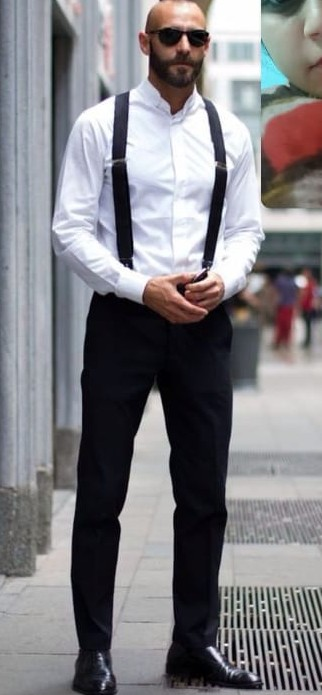
#> input picture backend/temp/WhatsApp Image 2026-03-08 at 1.56.54 AM.jpeg, 322 x 695 px
$ python -i blouse_grid_processor.py   (imports and definitions only)
#> lines starting #> are read from the running program, lines starting #| are printed output that depends on the picture; after the words box and inside, x2 and y2 are one past the last pixel; in counts of white or black regions, pixels touching at a corner belong together
#> further down, picture is the input picture: shape (695, 322, 3); mean B, G, R 131.2, 127, 128.5
from __future__ import annotations

import base64
from pathlib import Path
from typing import Any, Dict, List, Optional, Tuple

import cv2
import numpy as np


BLACK_BACKGROUND_THRESHOLD = 14
MIN_COMPONENT_AREA = 700
EXPECTED_BLOUSE_COUNT = 5

DEFAULT_PLACEHOLDER_SIZES: Dict[str, Tuple[int, int]] = {
    "boatNeckPlaceholder": (220, 220),
    "backlessPlaceholder": (220, 220),
    "princessCut1Placeholder": (220, 220),
    "princessCut2Placeholder": (220, 220),
    "highNeckPlaceholder": (220, 220),
}

_SLOT_LAYOUT: List[Tuple[str, str, str]] = [
    ("top_left", "Boat Neck Blouse", "boatNeckPlaceholder"),
    ("top_center", "Backless Blouse", "backlessPlaceholder"),
    ("top_right", "Princess Cut Blouse", "princessCut1Placeholder"),
    ("bottom_left", "Princess Cut Blouse", "princessCut2Placeholder"),
    ("bottom_right", "High Neck Blouse", "highNeckPlaceholder"),
]


def _coerce_to_bgr(image: np.ndarray) -> np.ndarray:
    if image is None or image.size == 0:
        raise ValueError("Input image is empty")

    if image.dtype != np.uint8:
        image = np.clip(image, 0, 255).astype(np.uint8)

    if image.ndim == 2:
        return cv2.cvtColor(image, cv2.COLOR_GRAY2BGR)

    if image.ndim != 3:
        raise ValueError("Input image must be a 2D or 3D numpy array")

    channels = image.shape[2]
#> channels = 3
    if channels == 3:
        return image.copy()
    if channels == 4:
        return cv2.cvtColor(image, cv2.COLOR_BGRA2BGR)

    raise ValueError("Input image must have 1, 3, or 4 channels")


def _foreground_mask(image_bgr: np.ndarray) -> np.ndarray:
    intensity = np.max(image_bgr, axis=2)
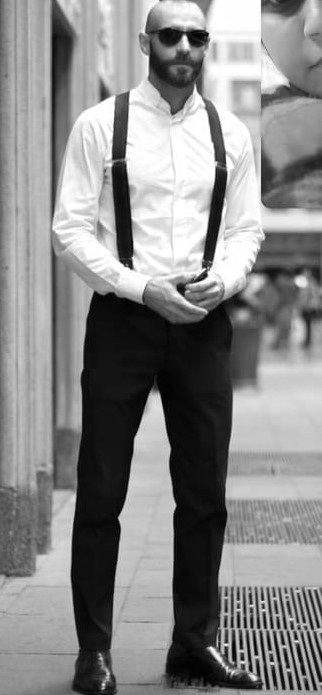
#> intensity: shape (695, 322); min 0, max 255, mean 136.1
    mask = (intensity > BLACK_BACKGROUND_THRESHOLD).astype(np.uint8) * 255
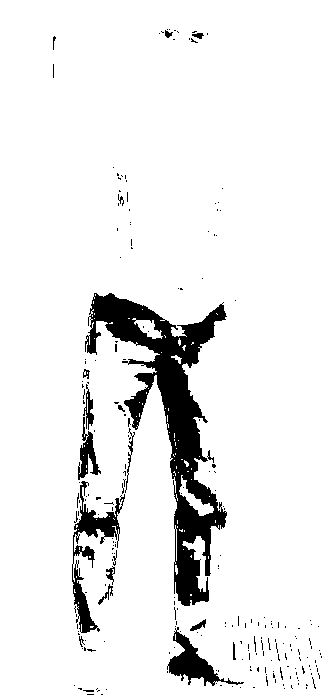
#> mask: shape (695, 322); 92% white; 232 black regions (213 under 20 px), largest, box (x1, y1, x2, y2) and area: (85, 293, 227, 606) 12289, (72, 481, 125, 633) 1962, (167, 627, 244, 686) 1316
    kernel = np.ones((3, 3), dtype=np.uint8)
    mask = cv2.morphologyEx(mask, cv2.MORPH_OPEN, kernel, iterations=1)
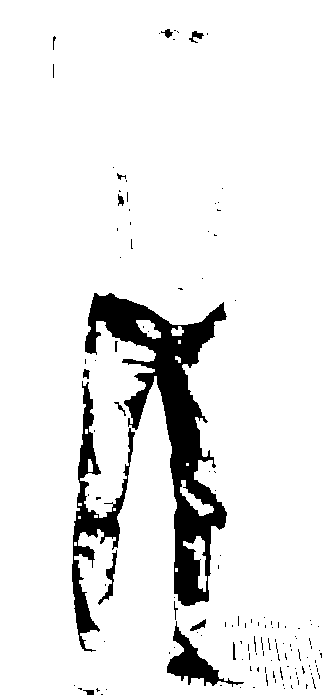
#> mask: shape (695, 322); 91.3% white; 134 black regions (118 under 20 px), largest, box (x1, y1, x2, y2) and area: (85, 293, 227, 606) 12950, (72, 381, 135, 652) 3795, (167, 621, 244, 687) 1411
    return mask


def _extract_components(mask: np.ndarray, min_area: int = MIN_COMPONENT_AREA) -> Tuple[np.ndarray, List[Dict[str, float]]]:
#> called with min_area = 700
    component_count, labels, stats, centroids = cv2.connectedComponentsWithStats(mask, connectivity=8)
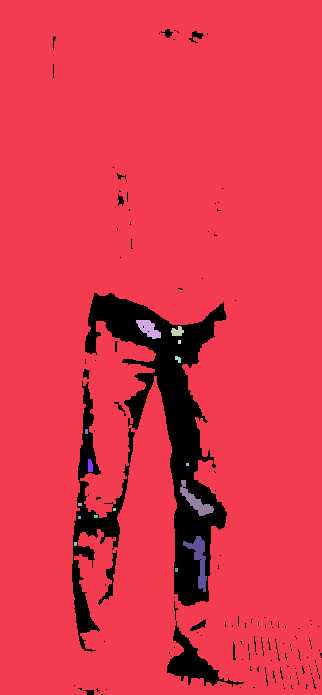
#> labels: shape (695, 322) int32; 17 distinct labels, from 0 to 16; one colour per label, 0 black
#> component_count = 17; stats = 17 rows, first 6: [53, 29, 269, 666, 19408], [0, 0, 322, 695, 202951], [136, 320, 25, 19, 273], [171, 326, 13, 10, 91], [178, 340, 3, 4, 12], [175, 356, 6, 7, 29]; centroids = 17 rows, first 8: [156.8, 460.8], [160.7, 335.2], [148.3, 328.4], [176.9, 331.2], [179, 341.5], [177.7, 358.8], [86, 431], [89.79, 465.5]
    components: List[Dict[str, float]] = []

    for label in range(1, component_count):
        area = int(stats[label, cv2.CC_STAT_AREA])
        if area < min_area:
            continue

        x = int(stats[label, cv2.CC_STAT_LEFT])
        y = int(stats[label, cv2.CC_STAT_TOP])
        width = int(stats[label, cv2.CC_STAT_WIDTH])
        height = int(stats[label, cv2.CC_STAT_HEIGHT])
        cx, cy = centroids[label]

        components.append(
            {
                "label": float(label),
                "area": float(area),
                "x": float(x),
                "y": float(y),
                "width": float(width),
                "height": float(height),
                "cx": float(cx),
                "cy": float(cy),
            }
        )
#> this loop made 16 passes
#> area on passes 2, 3, 5, 7, 9, 14: 273, 91, 29, 58, 389, 489
#> (area, x, y, width, height, cx, cy) on pass 1: (202951, 0, 0, 322, 695, 160.7, 335.2)
#> after the loop, components = 1 item

    components.sort(key=lambda item: item["area"], reverse=True)
    return labels, components


def _assign_grid_slots(components: List[Dict[str, float]]) -> Dict[str, Dict[str, float]]:
    if len(components) < EXPECTED_BLOUSE_COUNT:
        raise ValueError(f"Expected at least {EXPECTED_BLOUSE_COUNT} blouse regions, found {len(components)}")

    selected = components[:EXPECTED_BLOUSE_COUNT]
    y_sorted = sorted(selected, key=lambda item: item["cy"])
    split_line = (y_sorted[2]["cy"] + y_sorted[3]["cy"]) * 0.5

    top_row = sorted([item for item in selected if item["cy"] <= split_line], key=lambda item: item["cx"])
    bottom_row = sorted([item for item in selected if item["cy"] > split_line], key=lambda item: item["cx"])

    if len(top_row) != 3 or len(bottom_row) != 2:
        # Fallback: trust y-order split if the inferred line was ambiguous.
        top_row = sorted(y_sorted[:3], key=lambda item: item["cx"])
        bottom_row = sorted(y_sorted[3:], key=lambda item: item["cx"])

    if len(top_row) != 3 or len(bottom_row) != 2:
        raise ValueError("Unable to infer 3+2 blouse layout from connected components")

    return {
        "top_left": top_row[0],
        "top_center": top_row[1],
        "top_right": top_row[2],
        "bottom_left": bottom_row[0],
        "bottom_right": bottom_row[1],
    }


# [71 lines left out: functions _tight_crop_rgba, _extract_component_rgba, _fit_into_placeholder, _encode_png_base64, not called in this run]


def _as_int_pair(size: Tuple[int, int]) -> Tuple[int, int]:
    width, height = size
    return int(width), int(height)


def process_blouse_grid_image(
    image: np.ndarray,
    placeholder_sizes: Optional[Dict[str, Tuple[int, int]]] = None,
    output_dir: Optional[str] = None,
    include_image_arrays: bool = True,
    include_base64: bool = False,
) -> Dict[str, Any]:
    """Extract blouse assets from a labeled grid image and place them into placeholders.

    The grid-to-style mapping is deterministic:
    - Top left: Boat Neck Blouse
    - Top center: Backless Blouse
    - Top right: Princess Cut Blouse
    - Bottom left: Princess Cut Blouse
    - Bottom right: High Neck Blouse
    """
    image_bgr = _coerce_to_bgr(image)
    mask = _foreground_mask(image_bgr)
    labels, components = _extract_components(mask)
#> components = 1 item
    grid_slots = _assign_grid_slots(components)

    sizes = dict(DEFAULT_PLACEHOLDER_SIZES)
    if placeholder_sizes:
        sizes.update(placeholder_sizes)

    output_path = Path(output_dir) if output_dir else None
    if output_path is not None:
        output_path.mkdir(parents=True, exist_ok=True)

    placeholders: Dict[str, Dict[str, Any]] = {}
    for grid_slot, blouse_type, placeholder_name in _SLOT_LAYOUT:
        component = grid_slots[grid_slot]
        source_rgba = _extract_component_rgba(image_bgr, labels, component)

        target_width, target_height = _as_int_pair(sizes[placeholder_name])
        canvas_rgba, placement = _fit_into_placeholder(source_rgba, target_width, target_height)

        record: Dict[str, Any] = {
            "blouse_type": blouse_type,
            "grid_position": grid_slot,
            "placeholder": placeholder_name,
            "source_bbox": {
                "x": int(component["x"]),
                "y": int(component["y"]),
                "width": int(component["width"]),
                "height": int(component["height"]),
            },
            "source_size": {
                "width": int(source_rgba.shape[1]),
                "height": int(source_rgba.shape[0]),
            },
            "canvas": {
                "width": int(target_width),
                "height": int(target_height),
            },
            "canvas_placement": {
                "x": int(placement["x"]),
                "y": int(placement["y"]),
                "width": int(placement["width"]),
                "height": int(placement["height"]),
                "scale": round(float(placement["scale"]), 6),
            },
        }

        if include_image_arrays:
            record["image_rgba"] = canvas_rgba

        if include_base64:
            record["image_base64"] = _encode_png_base64(canvas_rgba)

        if output_path is not None:
            file_name = f"{placeholder_name}.png"
            file_path = output_path / file_name
            cv2.imwrite(str(file_path), canvas_rgba)
            record["image_path"] = str(file_path)

        placeholders[placeholder_name] = record

    by_blouse_type: Dict[str, Any] = {
        "Boat Neck Blouse": placeholders["boatNeckPlaceholder"],
        "Backless Blouse": placeholders["backlessPlaceholder"],
        "Princess Cut Blouse": [
            placeholders["princessCut1Placeholder"],
            placeholders["princessCut2Placeholder"],
        ],
        "High Neck Blouse": placeholders["highNeckPlaceholder"],
    }

    return {
        "placeholders": placeholders,
        "by_blouse_type": by_blouse_type,
    }


# [18 lines left out: function process_blouse_grid_file, not called in this run]

>>> import cv2
>>> picture = cv2.imread('../temp/WhatsApp Image 2026-03-08 at 1.56.54 AM.jpeg')
#> (the run stopped early here; a loop or call above may not have finished)
